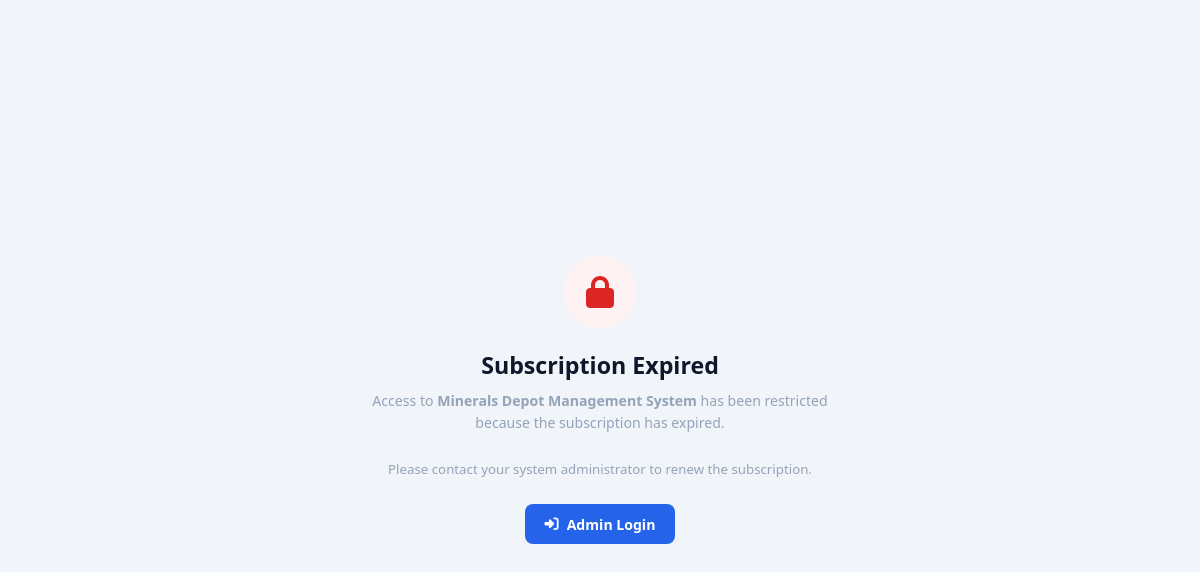
The page /subscription_expired.php on the database as committed earlier.
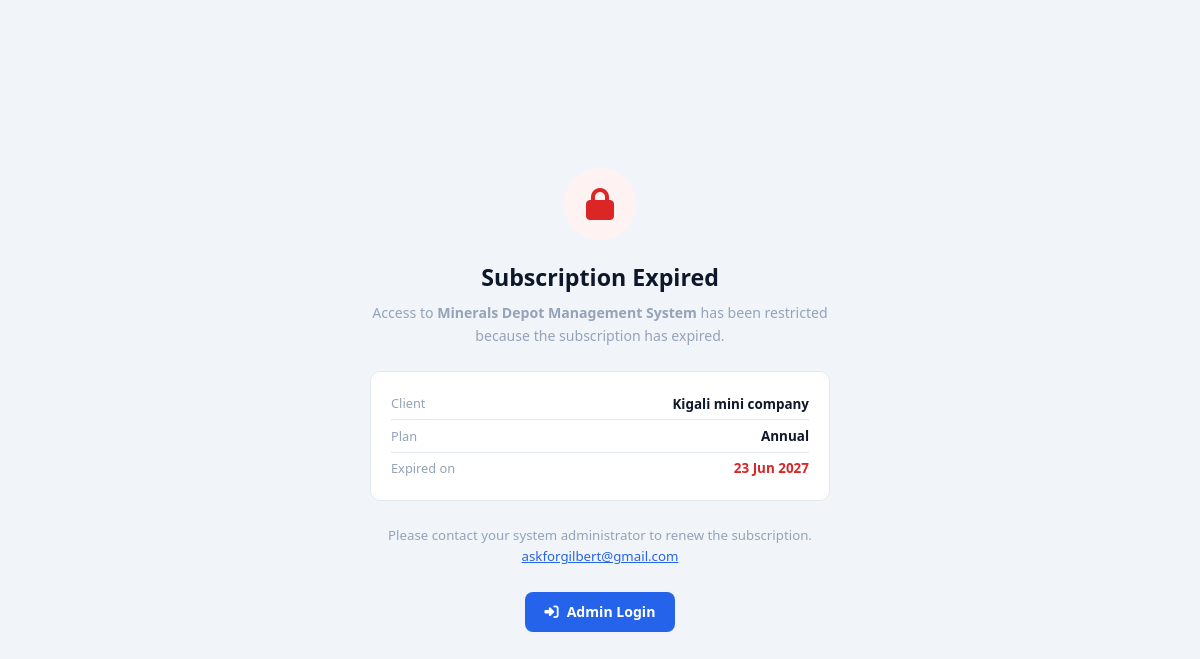
The same page on the database as committed later.
### tables this page shows
CREATE TABLE `subscription` (
  `id` int(11) NOT NULL AUTO_INCREMENT,
  `client_name` varchar(255) NOT NULL,
  `client_email` varchar(255) DEFAULT NULL,
  `client_phone` varchar(100) DEFAULT NULL,
  `plan_name` varchar(100) DEFAULT 'Monthly',
  `amount` decimal(12,2) DEFAULT 0.00,
  `start_date` date NOT NULL,
  `expiry_date` date NOT NULL,
  `grace_days` tinyint(3) unsigned DEFAULT 3,
  `is_active` tinyint(1) NOT NULL DEFAULT 1,
  `notes` text DEFAULT NULL,
  `created_at` timestamp NOT NULL DEFAULT current_timestamp(),
  `updated_at` timestamp NOT NULL DEFAULT current_timestamp() ON UPDATE current_timestamp(),
  PRIMARY KEY (`id`)
);

### subscription_expired.php (the view, shortened to what this page needs)
<?php
require_once 'config/database.php';
$sub = null;
try { $sub = $pdo->query("SELECT * FROM subscription WHERE is_active=1 LIMIT 1")->fetch(PDO::FETCH_ASSOC); } catch (PDOException $e) {}
$is_admin  = isset($_SESSION['user_id']) && ($_SESSION['role'] ?? '') === 'system';
$is_logged = isset($_SESSION['user_id']);
?>
<!DOCTYPE html>
<html lang="en">
<head>
<link rel="stylesheet" href="css/style.css">
<link rel="stylesheet" href="css/vendor/fontawesome/all.min.css">
</head>
<body style="min-height:100vh;display:flex;align-items:center;justify-content:center;background:var(--bg,#f1f5f9)">
<div style="max-width:460px;width:100%;margin:2rem;text-align:center;font-family:system-ui,sans-serif">
    <div style="width:72px;height:72px;border-radius:50%;background:#fef2f2;display:flex;align-items:center;justify-content:center;margin:0 auto 1.25rem">
        <i class="fas fa-lock" style="font-size:2rem;color:#dc2626"></i>
    </div>
    <h1 style="font-size:1.45rem;font-weight:700;color:var(--text,#1e293b);margin-bottom:.45rem">Subscription Expired</h1>
    <p style="color:var(--text-muted,#64748b);font-size:.88rem;margin-bottom:1.5rem;line-height:1.6">
        Access to <strong>Minerals Depot Management System</strong> has been restricted because the subscription has expired.
    </p>
    <?php if($sub): ?>
    <div style="background:var(--surface,#fff);border:1px solid var(--border,#e2e8f0);border-radius:10px;padding:1rem 1.25rem;margin-bottom:1.5rem;text-align:left">
        <div style="display:flex;justify-content:space-between;align-items:center;padding:.35rem 0;border-bottom:1px solid var(--border,#e2e8f0)">
            <span style="font-size:.8rem;color:var(--text-muted,#64748b)">Client</span>
            <span style="font-size:.84rem;font-weight:600;color:var(--text,#1e293b)"><?= htmlspecialchars($sub['client_name']) ?></span>
        </div>
        <div style="display:flex;justify-content:space-between;align-items:center;padding:.35rem 0;border-bottom:1px solid var(--border,#e2e8f0)">
            <span style="font-size:.8rem;color:var(--text-muted,#64748b)">Plan</span>
            <span style="font-size:.84rem;font-weight:600;color:var(--text,#1e293b)"><?= htmlspecialchars($sub['plan_name']) ?></span>
        </div>
        <div style="display:flex;justify-content:space-between;align-items:center;padding:.35rem 0">
            <span style="font-size:.8rem;color:var(--text-muted,#64748b)">Expired on</span>
            <span style="font-size:.84rem;font-weight:700;color:#dc2626"><?= date('d M Y', strtotime($sub['expiry_date'])) ?></span>
        </div>
    </div>
    <?php endif; ?>
    <p style="font-size:.83rem;color:var(--text-muted,#64748b);margin-bottom:1.5rem;line-height:1.6">
        Please contact your system administrator to renew the subscription.
        <?php if($sub && $sub['client_email']): ?>
        <br><a href="mailto:<?= htmlspecialchars($sub['client_email']) ?>" style="color:#2563eb"><?= htmlspecialchars($sub['client_email']) ?></a>
        <?php endif; ?>
    </p>
    <div style="display:flex;gap:.75rem;justify-content:center;flex-wrap:wrap">
        <?php if($is_admin): ?>
        <a href="subscriptions.php" style="display:inline-flex;align-items:center;gap:.5rem;padding:.6rem 1.2rem;background:#2563eb;color:#fff;border-radius:8px;text-decoration:none;font-size:.88rem;font-weight:600">
            <i class="fas fa-rotate"></i> Manage Subscription
        </a>
        <?php elseif($is_logged): ?>
        <a href="logout.php" style="display:inline-flex;align-items:center;gap:.5rem;padding:.6rem 1.2rem;background:#6b7280;color:#fff;border-radius:8px;text-decoration:none;font-size:.88rem;font-weight:600">
            <i class="fas fa-right-from-bracket"></i> Logout
        </a>
        <?php else: ?>
        <a href="login.php" style="display:inline-flex;align-items:center;gap:.5rem;padding:.6rem 1.2rem;background:#2563eb;color:#fff;border-radius:8px;text-decoration:none;font-size:.88rem;font-weight:600">
            <i class="fas fa-right-to-bracket"></i> Admin Login
        </a>
        <?php endif; ?>
    </div>
</div>
</body>
</html>

Rows that differ between the two databases and show on the page:
added subscription: client_name "Kigali mini company", plan_name "Annual", expiry_date "23 Jun 2027", client_email "askforgilbert@gmail.com"
Other text that changed with them:
text now shown: "Client Plan Expired on"
